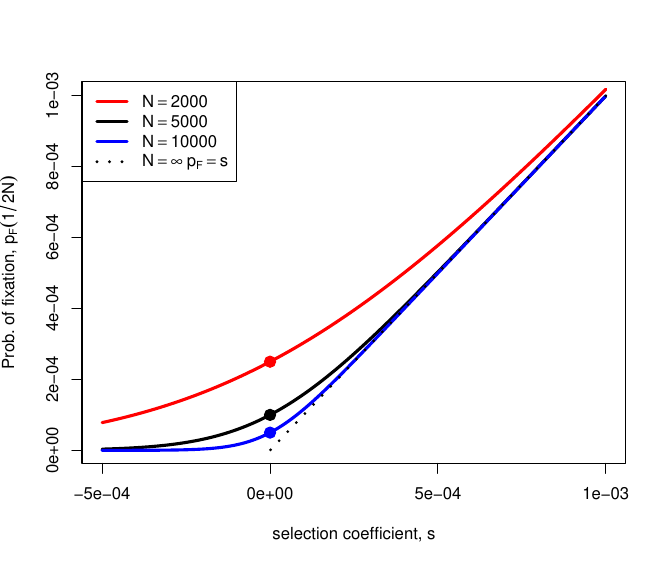

The script that saved this image:
N<-5e3
s<-seq(-0.5e-3,1e-3,length=1000)
prob.fix<-(1-exp(-s))/(1-exp(-2*N*s))

plot(s,prob.fix,type="l",lwd=3,xlab="selection coeff., s",ylab=expression(paste("Prob. of fixation, ",pi( 1/ 2*N[e]))))
points(0,1/(2*N),pch=19,cex=1.5)

N<-2e3
prob.fix<-(1-exp(-s))/(1-exp(-2*N*s))

lines(s,prob.fix,type="l",lwd=3,col="red")
points(0,1/(2*N),pch=19,cex=1.5,col="red")
N<-10e3
prob.fix<-(1-exp(-s))/(1-exp(-2*N*s))

lines(s,prob.fix,type="l",lwd=3,col="blue")
points(0,1/(2*N),pch=19,cex=1.5,col="blue")
lines(s[s>0],s[s>0],lty=3,lwd=3)
legend(x="topleft", legend=c(expression(N[e] == 2000),expression(N[e] == 5000),expression(N[e] == 10000),expression(N[e]==infinity ~p[F]==s)),col=c("red","black","blue","black"),lwd=3,lty=c(rep(1,3),3))
dev.copy2pdf(file="~/Dropbox/Courses/PBGG_Core/Popgen_teaching_Notes/figures/prob_fix_diffusion.pdf")


